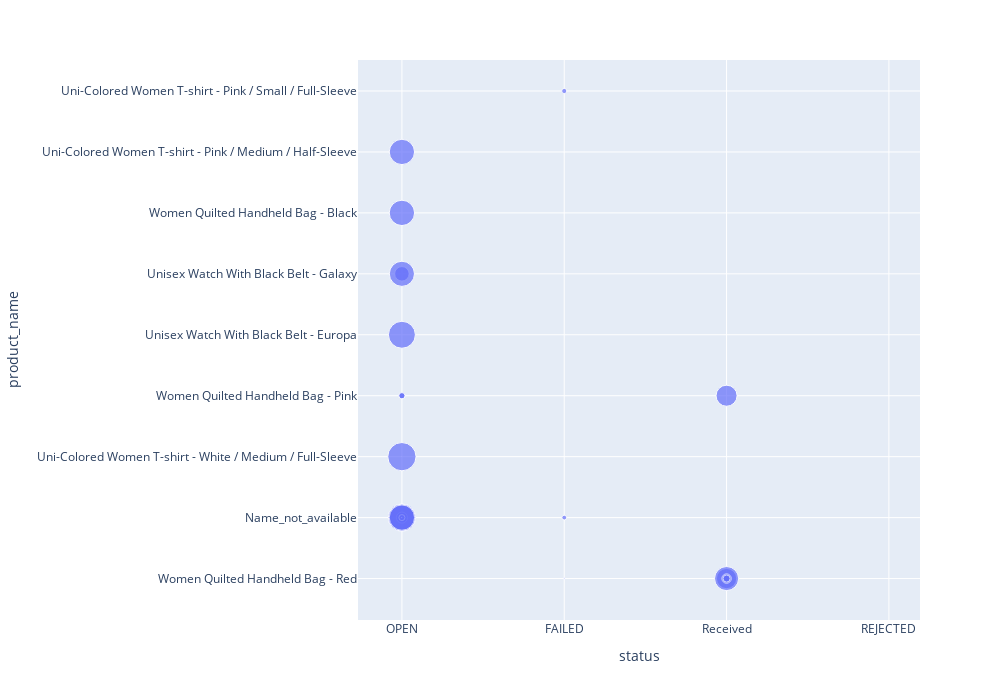

The notebook cell saved with this chart:
### Code cell
#Difference between to update the status after returning
fig = px.scatter(timediff_product, x="status", y="product_name", size='tot_mins_diff', width=1000, height=700)
fig.show()

### Figure 1 — Plotly figure (JSON) as saved in the notebook; plotly's stock layout.template omitted (floating-point values rounded to 4 significant figures)
{"data": [{"hovertemplate": "status=%{x}<br>product_name=%{y}<br>tot_mins_diff=%{marker.size}<extra></extra>", "legendgroup": "", "marker": {"color": "#636efa", "size": [12.02, 58.04, 0, 0, 342200.0, 1.41, 4.83, 4.33, 0.35, 9857.0, 189800.0, 8.18, 322000.0, 1.22, 0, 0, 224.4, 51820.0, 1.14, 0.03, 3.46, 312200.0, 310800.0, 0, 15720.0, 90690.0, 274800.0, 274400.0, 273500.0, 7.36, 11520.0, 270200.0, 16790.0, 16800.0, 0.02, 175400.0, 247700.0, 37730.0, 915.3, 3.86, 21320.0], "sizemode": "area", "sizeref": 855.5, "symbol": "circle"}, "mode": "markers", "name": "", "orientation": "v", "showlegend": false, "type": "scatter", "x": ["OPEN", "OPEN", "OPEN", "OPEN", "OPEN", "OPEN", "OPEN", "OPEN", "OPEN", "FAILED", "Received", "OPEN", "OPEN", "OPEN", "OPEN", "OPEN", "OPEN", "OPEN", "OPEN", "OPEN", "OPEN", "OPEN", "OPEN", "OPEN", "OPEN", "OPEN", "OPEN", "OPEN", "OPEN", "OPEN", "FAILED", "OPEN", "OPEN", "OPEN", "OPEN", "Received", "Received", "Received", "FAILED", "REJECTED", "Received"], "xaxis": "x", "y": ["Women Quilted Handheld Bag - Red", "Name_not_available", "Name_not_available", "Uni-Colored Women T-shirt - White / Medium / Full-Sleeve", "Uni-Colored Women T-shirt - White / Medium / Full-Sleeve", "Uni-Colored Women T-shirt - White / Medium / Full-Sleeve", "Name_not_available", "Name_not_available", "Women Quilted Handheld Bag - Pink", "Name_not_available", "Women Quilted Handheld Bag - Pink", "Unisex Watch With Black Belt - Europa", "Name_not_available", "Name_not_available", "Name_not_available", "Name_not_available", "Unisex Watch With Black Belt - Galaxy", "Name_not_available", "Name_not_available", "Name_not_available", "Name_not_available", "Name_not_available", "Unisex Watch With Black Belt - Europa", "Name_not_available", "Name_not_available", "Unisex Watch With Black Belt - Galaxy", "Women Quilted Handheld Bag - Black", "Name_not_available", "Uni-Colored Women T-shirt - Pink / Medium / Half-Sleeve", "Name_not_available", "Uni-Colored Women T-shirt - Pink / Small / Full-Sleeve", "Unisex Watch With Black Belt - Galaxy", "Women Quilted Handheld Bag - Pink", "Women Quilted Handheld Bag - Pink", "Women Quilted Handheld Bag - Pink", "Women Quilted Handheld Bag - Red", "Women Quilted Handheld Bag - Red", "Women Quilted Handheld Bag - Red", "Women Quilted Handheld Bag - Red", "Women Quilted Handheld Bag - Red", "Women Quilted Handheld Bag - Red"], "yaxis": "y"}], "layout": {"height": 700, "legend": {"itemsizing": "constant", "tracegroupgap": 0}, "margin": {"t": 60}, "width": 1000, "xaxis": {"anchor": "y", "domain": [0, 1], "title": {"text": "status"}}, "yaxis": {"anchor": "x", "domain": [0, 1], "title": {"text": "product_name"}}}}
